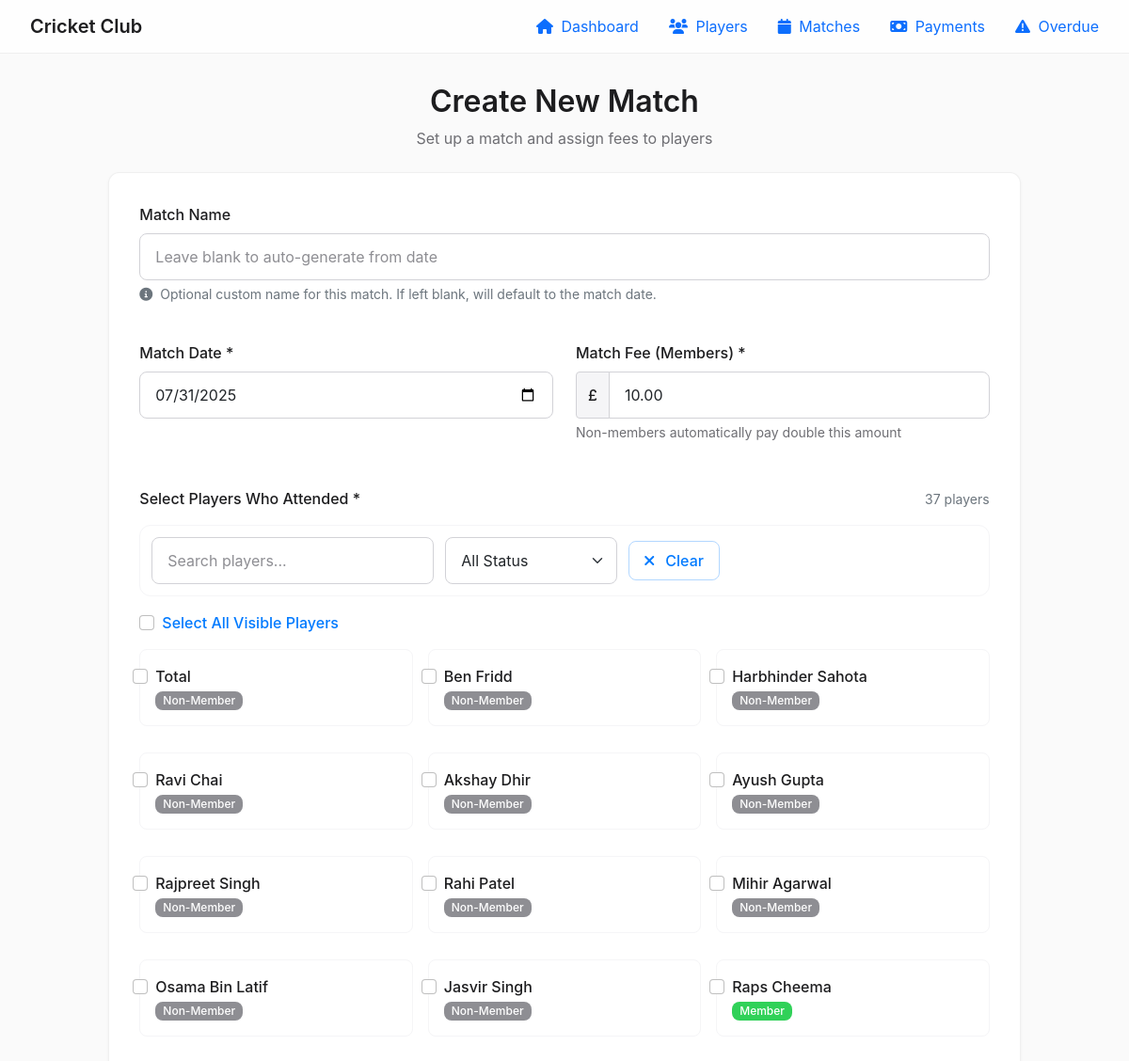
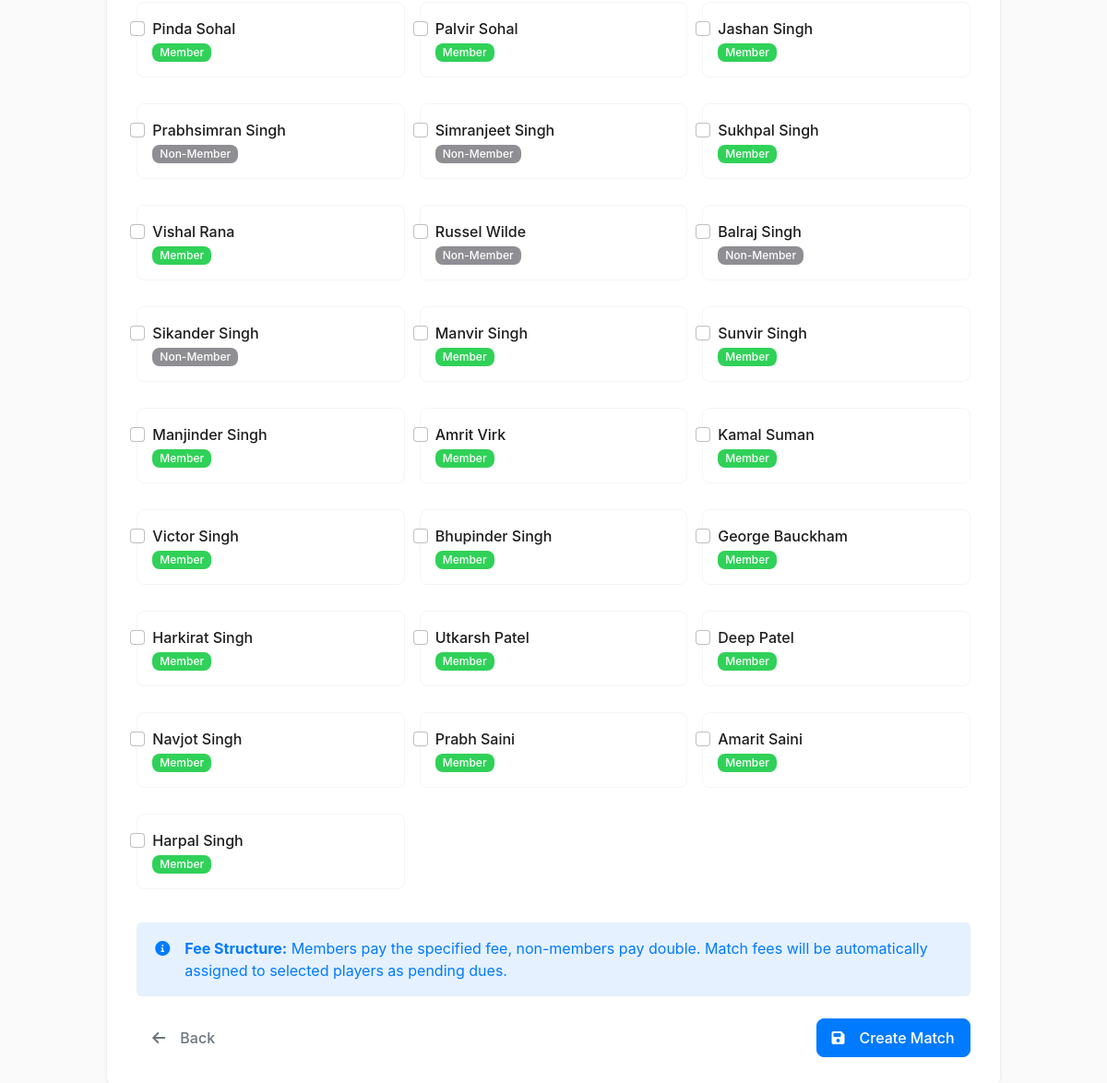
The page /matches/create on the database its author committed (2 pictures, top to bottom).
### app.py (models this page shows, shortened)
class Player(db.Model):
    id = db.Column(db.Integer, primary_key=True)
    name = db.Column(db.String(100), nullable=False)
    is_member = db.Column(db.Boolean, default=True)
    contact_info = db.Column(db.String(200))
    membership_fee = db.Column(db.Float, default=200.0)  # Standard membership fee for all members
    historical_match_fees_owed = db.Column(db.Float, default=0.0)  # Historical match fees owed from imports
    membership_status = db.Column(db.String(50), default='Paid')  # Unpaid, Part Paid, Paid, Sponsorship
    payments = db.relationship('Payment', backref='player', lazy=True, cascade='all, delete-orphan')
    attendances = db.relationship('MatchAttendance', backref='player', lazy=True, cascade='all, delete-orphan')

### app.py (the view, shortened to what this page needs)
@app.route('/matches/create', methods=['GET', 'POST'])
def create_match():
    players = Player.query.order_by(Player.id.desc()).all()
    today = date.today().strftime('%Y-%m-%d')
    return render_template('create_match.html', players=players, today=today)

### templates/create_match.html (shortened to what this page needs)
{% extends "base.html" %}
{% block content %}
<div class="row justify-content-center">
    <div class="col-md-10">
        <div class="text-center mb-4">
            <h1 style="font-weight: 600; font-size: 2rem; color: #1d1d1f; margin-bottom: 8px;">Create New Match</h1>
            <p style="color: #6e6e73;">Set up a match and assign fees to players</p>
        </div>
        <div class="card">
            <div class="card-body" style="padding: 32px;">
                <form method="POST">
                    <div class="row g-4 mb-5">
                        <div class="col-md-12 mb-3">
                            <label for="name" class="form-label"
                                style="font-weight: 500; color: #1d1d1f; margin-bottom: 8px;">Match Name</label>
                            <input type="text" class="form-control" id="name" name="name"
                                placeholder="Leave blank to auto-generate from date">
                            <div class="form-text">
                                <i class="fas fa-info-circle me-1"></i>
                                Optional custom name for this match. If left blank, will default to the match date.
                            </div>
                        </div>
                        <div class="col-md-6">
                            <label for="date" class="form-label"
                                style="font-weight: 500; color: #1d1d1f; margin-bottom: 8px;">Match Date *</label>
                            <input type="date" class="form-control" id="date" name="date" value="{{ today }}" required>
                        </div>
                        <div class="col-md-6">
                            <label for="fee" class="form-label"
                                style="font-weight: 500; color: #1d1d1f; margin-bottom: 8px;">Match Fee (Members)
                                *</label>
                            <div class="input-group">
                                <span class="input-group-text"
                                    style="background: #f5f5f7; border-color: #d2d2d7; color: #1d1d1f; font-weight: 500;">&pound;</span>
                                <input type="number" class="form-control" id="fee" name="fee" value="10.00" step="0.01"
                                    min="0" required>
                            </div>
                            <div style="color: #6e6e73; font-size: 0.875rem; margin-top: 4px;">
                                Non-members automatically pay double this amount
                            </div>
                        </div>
                    </div>
                    <div class="mb-4">
                        <div class="d-flex justify-content-between align-items-center mb-3">
                            <label class="form-label mb-0" style="font-weight: 500; color: #1d1d1f;">
                                Select Players Who Attended *
                            </label>
                            <span class="player-counter text-secondary text-sm">{{ players|length }} players</span>
                        </div>
                        <div class="player-filter mb-3">
                            <div>
                                <input type="text" class="form-control player-filter-input" placeholder="Search players..."
                                       aria-label="Search players">
                            </div>
                            <div>
                                <select class="form-select player-filter-select" aria-label="Filter by status">
                                    <option value="all">All Status</option>
                                </select>
                            </div>
                            <button type="button" class="btn btn-outline-primary btn-sm" onclick="clearPlayerFilters()">
                                <i class="fas fa-times me-1"></i> Clear
                            </button>
                        </div>
                        <div class="mb-3">
                            <div class="form-check">
                                <input class="form-check-input" type="checkbox" id="select_all">
                                <label class="form-check-label" for="select_all"
                                    style="font-weight: 500; color: #007aff;">
                                    Select All Visible Players
                                </label>
                            </div>
                        </div>
                        <div class="player-grid-container">
                            <div class="row g-3" id="playersGrid">
                                {% for player in players %}
                                <div class="col-md-4 player-card-item" data-player-name="{{ player.name|lower }}"
                                     data-player-status="{% if player.is_member %}member{% else %}non-member{% endif %}">
                                    <div class="form-check player-card">
                                        <input class="form-check-input player-checkbox" type="checkbox"
                                            id="player_{{ player.id }}" name="players" value="{{ player.id }}">
                                        <label class="form-check-label w-100 player-card-content" for="player_{{ player.id }}">
                                            <div class="player-name">{{ player.name }}</div>
                                            {% if player.is_member %}
                                            <small class="badge badge-member">Member</small>
                                            {% else %}
                                            <small class="badge badge-non-member">Non-Member</small>
                                            {% endif %}
                                        </label>
                                    </div>
                                </div>
                                {% endfor %}
                            </div>
                        </div>
                    </div>
                    <div class="alert border-0 rounded-3 mb-4"
                        style="background: rgba(0, 122, 255, 0.1); color: #007aff; padding: 16px 20px;">
                        <div class="d-flex align-items-start">
                            <i class="fas fa-info-circle me-3 mt-1"></i>
                            <div>
                                <strong>Fee Structure:</strong> Members pay the specified fee, non-members pay double.
                                Match fees will be automatically assigned to selected players as pending dues.
                            </div>
                        </div>
                    </div>
                    <div class="d-flex justify-content-between align-items-center">
                        <a href="{{ url_for('matches') }}" class="btn btn-outline-secondary">
                            <i class="fas fa-arrow-left me-2"></i> Back
                        </a>
                        <button type="submit" class="btn btn-primary">
                            <i class="fas fa-save me-2"></i> Create Match
                        </button>
                    </div>
                </form>
            </div>
        </div>
    </div>
</div>
{% endblock %}

### rows shown on the page
Player: name "Total", is_member "Non-Member"
Player: name "Ben Fridd", is_member "Non-Member"
Player: name "Harbhinder Sahota", is_member "Non-Member"
Player: name "Ravi Chai", is_member "Non-Member"
Player: name "Akshay Dhir", is_member "Non-Member"
Player: name "Ayush Gupta", is_member "Non-Member"
Player: name "Rajpreet Singh", is_member "Non-Member"
Player: name "Rahi Patel", is_member "Non-Member"
Player: name "Mihir Agarwal", is_member "Non-Member"
Player: name "Osama Bin Latif", is_member "Non-Member"
Player: name "Jasvir Singh", is_member "Non-Member"
Player: name "Raps Cheema", is_member "Member"
Player: name "Pinda Sohal", is_member "Member"
Player: name "Palvir Sohal", is_member "Member"
Player: name "Jashan Singh", is_member "Member"
Player: name "Prabhsimran Singh", is_member "Non-Member"
Player: name "Simranjeet Singh", is_member "Non-Member"
Player: name "Sukhpal Singh", is_member "Member"
Player: name "Vishal Rana", is_member "Member"
Player: name "Russel Wilde", is_member "Non-Member"
Player: name "Balraj Singh", is_member "Non-Member"
Player: name "Sikander Singh", is_member "Non-Member"
Player: name "Manvir Singh", is_member "Member"
Player: name "Sunvir Singh", is_member "Member"
Player: name "Manjinder Singh", is_member "Member"
Player: name "Amrit Virk", is_member "Member"
Player: name "Kamal Suman", is_member "Member"
Player: name "Victor Singh", is_member "Member"
Player: name "Bhupinder Singh", is_member "Member"
Player: name "George Bauckham", is_member "Member"
Player: name "Harkirat Singh", is_member "Member"
Player: name "Utkarsh Patel", is_member "Member"
Player: name "Deep Patel", is_member "Member"
Player: name "Navjot Singh", is_member "Member"
Player: name "Prabh Saini", is_member "Member"
Player: name "Amarit Saini", is_member "Member"
Player: name "Harpal Singh", is_member "Member"
